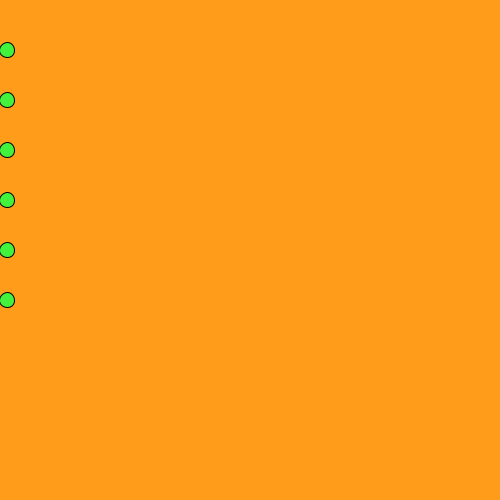
Frame 1 (no input)
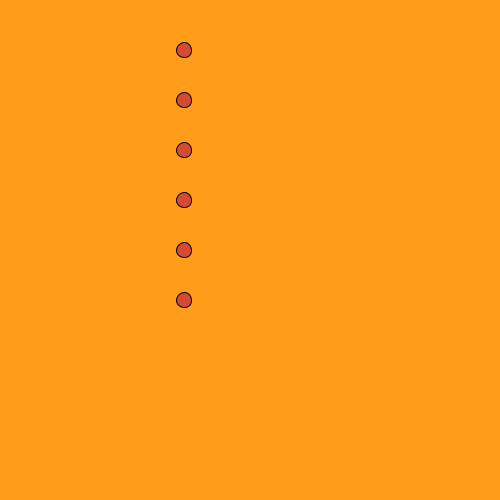
Frame 60 (the mouse pressed at the canvas centre just before this capture)
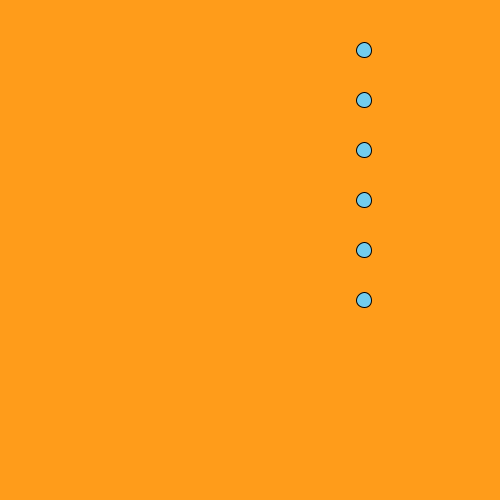
Frame 120 (the mouse held since frame 60 and released just before this capture)

The Processing sketch that drew these frames (run headless with seeded random() and noise(); from frame 60 on, the mouse is pressed at the canvas centre):

// Processing sketch: processing_74027
// ── processing_74027.pde

//bouncing ball
int x;
int y;
int w=15;
int inc=3;

void setup(){
size(500,500);
smooth();
x = w/2;
}

void draw(){
  background(#FF9C1A);
  float r=random(10);
  //ellipse(x,y+r*20,15,15);
  fill(random(255),random(255),random(255));
  ellipse(x,y+50,w,w);
  ellipse(x,y+100,w,w);
  ellipse(x,y+150,w,w);
  ellipse(x,y+200,w,w);
  ellipse(x,width/2,w,w);
  ellipse(x,y+300,w,w);
  x+=inc;
  if(x>width-w/2 || x<w/2){
    inc=-inc;
  }
  }
